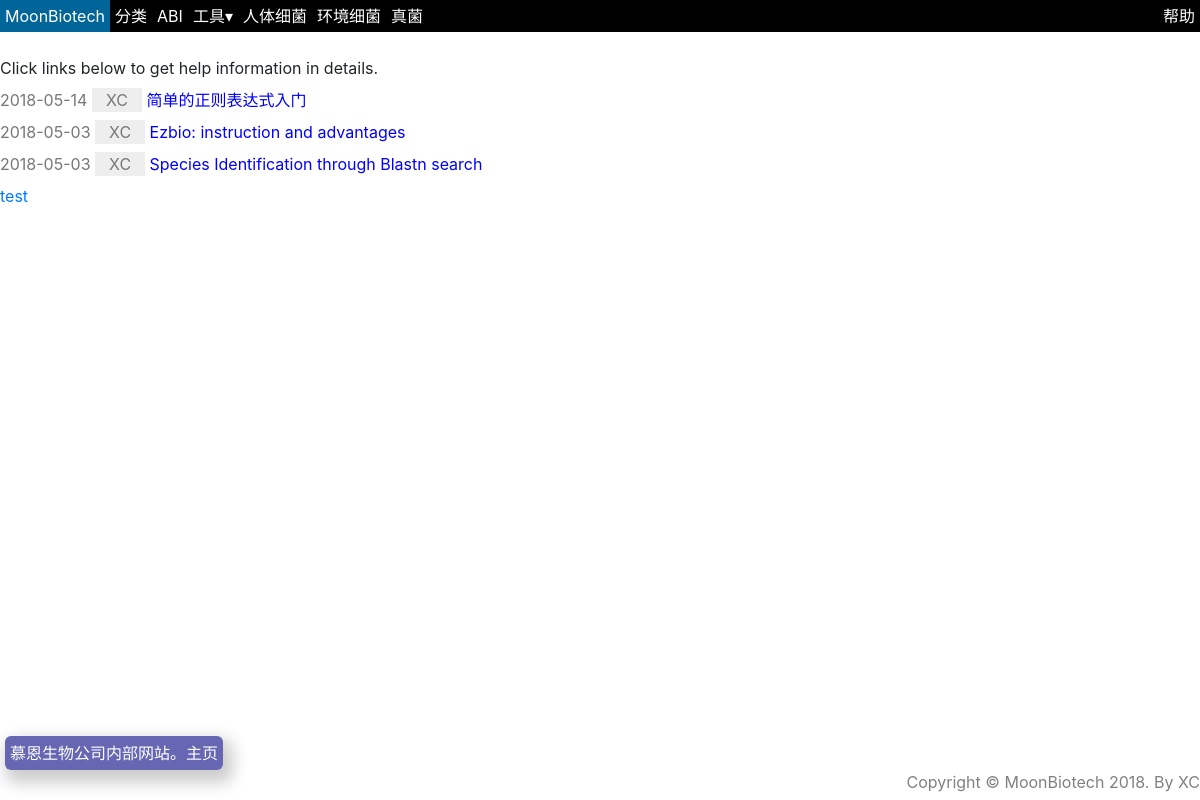
Page /helps/post on the committed database.
### helps/models.py (models this page shows)
class Post(models.Model):
    title = models.CharField(max_length=140)
    body = models.TextField()
    date = models.DateTimeField()
    author = models.CharField(max_length=140,default="XC")

### templates/helps/list.html
{% extends "header.html" %}
{% block content %}
<div class="majordiv">
<br>
   <p>Click links below to get help information in details.</p>
    {% for post in object_list %}
        <p>
            <span class="date">{{ post.date|date:"Y-m-d" }}</span>
            <span class="author">{{post.author}}</span>
            <a href="/helps/{{post.id}}" id="links"> {{post.title}} </a>
        </p>
    {% endfor %}
<a href="/helps/test">test</a>
</div>
{% endblock %}

### templates/header.html (shortened to what this page needs)
<!DOCTYPE html>
<html lang="en">
<head>
    {% load staticfiles %}
    <link rel="stylesheet" href="{% static 'moonXC/moonXC.css' %}" type="text/css"/>
</head>
<body>
<div class="wrapper">
    <div class="navbar">
       <div class="tooltip">
           <a href="/" class="company" title="慕恩生物公司内部网站，公司新闻">MoonBiotech</a>
           <div class='tooltip-content'>慕恩生物公司内部网站。主页</div>
       </div>
       <div  class="tooltip">
           <a href="/blastntaxa/"  title="通过blastn搜索，比对16s，ITS5或者其他DNA序列，来鉴定物种种系信息。">分类</a>
       </div>
       <div  class="tooltip">
           <a href="/blastntaxa/abi"  title="将ABI/AB1文件转化为fasta格式文件">ABI</a>
       </div>
        <div class="dropdown  tooltip">
            <button class="dropbtn" title="blast搜索，align序列，拼接双端测序序列">工具&#9662;
            </button>
        </div>
       <div  class="tooltip">
           <a href="/human_microbes">人体细菌</a>
       </div>
       <div  class="tooltip">
           <a href="/env_microbes">环境细菌</a>
       </div>
       <div  class="tooltip">
           <a href="/env_fungi">真菌</a>
       </div>
       <div  class="tooltip" style="float:right">
           <a href="/helps/post" title="各种帮助信息" class="help" >帮助</a>
       </div>
    </div>
    <div>
        {% block content %}
        {% endblock %}
    </div>
</div>
    <footer class="footer">Copyright &copy; MoonBiotech 2018. By XC</footer>
</body>
</html>

### static/moonXC/moonXC.css (style rules this page uses)
:root { --blue: #007bff; --indigo: #6610f2; --purple: #6f42c1; --pink: #e83e8c; --red: #dc3545; --orange: #fd7e14; --yellow: #ffc107; --green: #28a745; --teal: #20c997; --cyan: #17a2b8; --white: #fff; --gray: #6c757d; --gray-dark: #343a40; --primary: #007bff; --secondary: #6c757d; --success: #28a745; --info: #17a2b8; --warning: #ffc107; --danger: #dc3545; --light: #f8f9fa; --dark: #343a40; --breakpoint-xs: 0; --breakpoint-sm: 576px; --breakpoint-md: 768px; --breakpoint-lg: 992px; --breakpoint-xl: 1200px; --font-family-sans-serif: -apple-system, BlinkMacSystemFont, "Segoe UI", Roboto, "Helvetica Neue", Arial, sans-serif, "Apple Color Emoji", "Segoe UI Emoji", "Segoe UI Symbol"; --font-family-monospace: SFMono-Regular, Menlo, Monaco, Consolas, "Liberation Mono", "Courier New", monospace; }
*, *::before, *::after { box-sizing: border-box; }
html { font-family: sans-serif, Arial, Helvetica, Microsoft YaHei, SimHei; line-height: 1.15; -webkit-text-size-adjust: 100%; -ms-text-size-adjust: 100%; -ms-overflow-style: scrollbar; -webkit-tap-highlight-color: transparent; }
article, aside, figcaption, figure, footer, header, hgroup, main, nav, section { display: block; }
body { margin: 0; font-family: -apple-system, BlinkMacSystemFont, "Segoe UI", Roboto, "Helvetica Neue", Arial, sans-serif, "Apple Color Emoji", "Segoe UI Emoji", "Segoe UI Symbol", Helvetica, Microsoft YaHei, SimHei; font-size: 1rem; font-weight: 400; line-height: 1.5; color: #212529; text-align: left; background-color: #fff; }
p { margin-top: 0; margin-bottom: 0.5rem; }
a { color: #007bff; text-decoration: none; background-color: transparent; -webkit-text-decoration-skip: objects; }
input, button, select, optgroup, textarea { margin: 0; font-family: inherit; font-size: inherit; line-height: inherit; }
button, input { overflow: visible; }
button, select { text-transform: none; }
button, html [type="button"], [type="reset"], [type="submit"] { -webkit-appearance: button; }
.help { color:#aaaaaa; }
.navbar { overflow: hidden; background-color: black; }
.navbar a { float: left; color: white; text-align: center; padding: 4px 5px; text-decoration: none; }
.dropdown, .tooltip { float: left; overflow: hidden; }
.dropdown .dropbtn, .tooltip .tooltipn { border: none; outline: none; color: white; padding: 4px 5px; background-color: black; font-family: inherit; margin: 0; }
.tooltip-content { display: none; float: none; max-width: 320px; background-color: rgba(0,0,128,0.6); color: #fff; text-align: center; border-radius: 6px; padding: 5px 5px; box-shadow: 5px 8px 16px 5px rgba(0,0,0,0.2); position: absolute; bottom:30px; left:5px; z-index: 1; }
.company { background-color: #00aebc; }
html, body { height: 100%; }
.wrapper { min-height: 100%; margin-bottom: -30px; }
.wrapper:after { content: ""; display: block; }
.footer, .wrapper:after { height: 30px; text-align: right; color:grey; }
#links { display: inline-block; color: blue; }
.date { color:#777777; }
.author { color:#777777; background: #eeeeee; display: inline-block; min-width: 50px; text-align: center; }
.majordiv { max-width:1280px; margin: auto; }

### rows in the picture
Post: date "2018-05-14", author "XC", title "简单的正则表达式入门"
Post: date "2018-05-03", author "XC", title "Ezbio: instruction and advantages"
Post: date "2018-05-03", author "XC", title "Species Identification through Blastn search"
